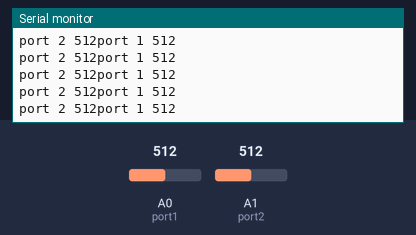
The sketch below on a simulated Arduino Uno, built with avr-gcc and run on an emulated ATmega328P. Shown: the last lines printed to the serial monitor. Inputs (shaded band) come from the test bench; at power-on: A0 (port1) = 512, A1 (port2) = 512.

Above: at 1.2 s.
1.3 s: A0 (port1) set to 716
At 1.33 s:
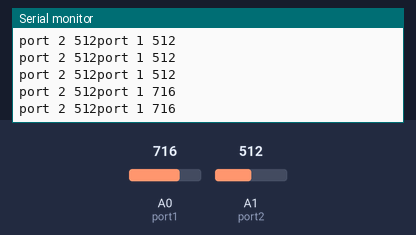
2.8 s: A1 (port2) set to 716
At 2.84 s:
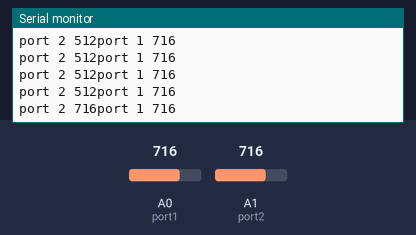
4.3 s: A0 (port1) set to 900
At 4.35 s:
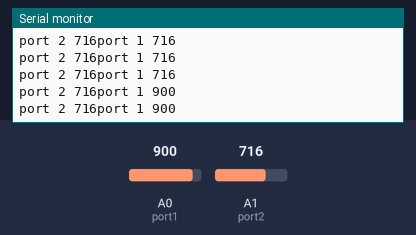
5.8 s: A1 (port2) set to 900
At 5.86 s:
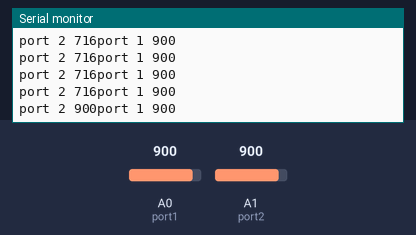
Timing chart, 0 to 8.3 s (numbered marks = the images above; inputs shaded):
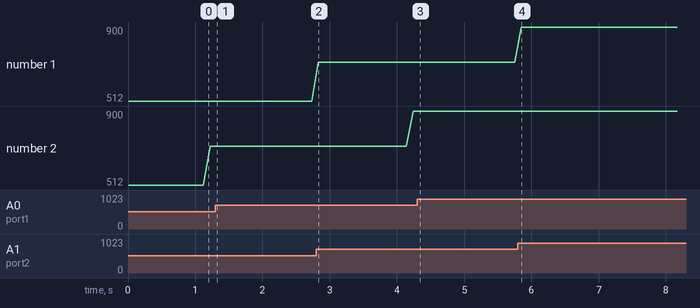

The sketch:

firstLittleBitSketch.ino
```cpp
int port1 = A0;
int port2 = A1;

//int lightSensor = 5;

void setup() {
  // put your setup code here, to run once:
  Serial.begin(9600);
  pinMode(port1, INPUT);
  pinMode(port2, INPUT);
}

void loop() {
  //Serial.println("PORT 1: " + analogRead(port1));
  //  Serial.println("PORT 2: " + analogRead(port2));
  Serial.print("port 1 "); Serial.print(analogRead(port1));
  Serial.println("");
  Serial.print("port 2 "); Serial.print(analogRead(port2));
  delay(100);


}
```

Measured:
- after the input at 1.3 s, the serial monitor: prints a new line at once (image 1)
- after the input at 2.8 s, the serial monitor: prints a new line at once (image 2)
- after the input at 4.3 s, the serial monitor: prints a new line at once (image 3)
- after the input at 5.8 s, the serial monitor: prints a new line after 0.05 s (image 4)
- plotted number 2: 716 → 900 after the input at 2.8 s
